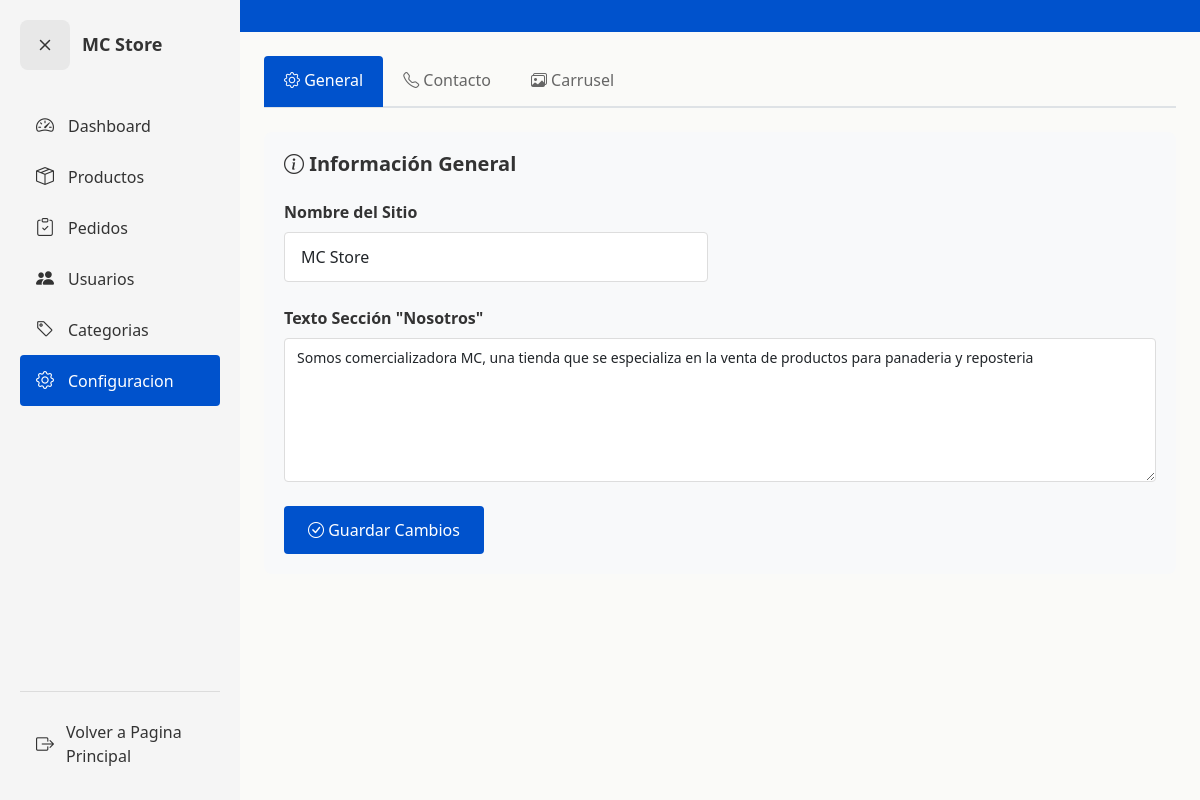
/pages/admin/configuracion.php (signed in), run on the app's committed database.
### tables this page shows
CREATE TABLE `configuraciones` (
  `id` int(11) NOT NULL AUTO_INCREMENT,
  `nombre_sitio` varchar(100) NOT NULL DEFAULT 'MC Store',
  `logo_url` varchar(255) NOT NULL DEFAULT 'pages/img/logo-mcstore.png',
  `color_primario` varchar(10) NOT NULL DEFAULT '#0066CC',
  `color_secundario` varchar(10) NOT NULL DEFAULT '#333333',
  `color_encabezado` varchar(10) NOT NULL DEFAULT '#FFFFFF',
  `color_texto` varchar(10) NOT NULL DEFAULT '#000000',
  `texto_nosotros` longtext,
  `direccion` varchar(255) DEFAULT NULL,
  `telefono` varchar(20) DEFAULT NULL,
  `email` varchar(100) DEFAULT NULL,
  `horarios` text,
  `facebook` varchar(255) DEFAULT NULL,
  `instagram` varchar(255) DEFAULT NULL,
  `whatsapp` varchar(20) DEFAULT NULL,
  `fecha_actualizacion` timestamp NOT NULL DEFAULT CURRENT_TIMESTAMP ON UPDATE CURRENT_TIMESTAMP,
  PRIMARY KEY (`id`)
);

### pages/admin/functions/f_configuracion.php (called while the page is built, shortened)
<?php
require_once __DIR__ . '/../../../php/database.php';
function obtenerConfiguracion() {
    global $conexion;
    $sql = "SELECT * FROM configuraciones WHERE id = 1 LIMIT 1";
    $resultado = mysqli_query($conexion, $sql);
    return mysqli_fetch_assoc($resultado);
}
?>

### pages/admin/configuracion.php (shortened to what this page needs)
<?php
require_once '../functions/f_login.php';
require_once 'functions/f_configuracion.php';
$config = obtenerConfiguracion();
?>
<!DOCTYPE html>
<html lang="es">
<head>
    <link href="https://cdn.jsdelivr.net/npm/bootstrap@5.3.0/dist/css/bootstrap.min.css" rel="stylesheet">
    <link href="https://cdn.jsdelivr.net/npm/bootstrap-icons@1.10.0/font/bootstrap-icons.css" rel="stylesheet">
    <link rel="stylesheet" href="css/admin_style.css">
</head>
<body>
    <div class="admin-container">
        <aside class="sidebar">
            <div class="sidebar-header">
                <div class="logo">
                    <i class="bi bi-x"></i>
                </div>
                <h3>MC Store</h3>
            </div>
            <nav class="sidebar-menu">
                <a href="admin_index.php" class="menu-item">
                    <i class="bi bi-speedometer2"></i>
                    <span>Dashboard</span>
                </a>
                <a href="gestion_de_productos.php" class="menu-item">
                    <i class="bi bi-box-seam"></i>
                    <span>Productos</span>
                </a>
                <a href="gestion_pedidos.php" class="menu-item">
                    <i class="bi bi-clipboard-check"></i>
                    <span>Pedidos</span>
                </a>
                <a href="gestion_de_usuarios.php" class="menu-item">
                    <i class="bi bi-people-fill"></i>
                    <span>Usuarios</span>
                </a>
                <a href="gestion_catalogo.php" class="menu-item">
                    <i class="bi bi-tag"></i>
                    <span>Categorias</span>
                </a>
                <a href="configuracion.php" class="menu-item active">
                    <i class="bi bi-gear"></i>
                    <span>Configuracion</span>
                </a>
            </nav>
            <div class="sidebar-footer">
                <a href="../../index.php" class="menu-item">
                    <i class="bi bi-box-arrow-right"></i>
                    <span>Volver a Pagina Principal</span>
                </a>
            </div>
        </aside>
        <main class="main-content">
            <header class="top-bar">
            </header>
            <div class="content">
                <ul class="nav nav-tabs" role="tablist">
                    <li class="nav-item" role="presentation">
                        <button class="nav-link active" id="general-tab" data-bs-toggle="tab" data-bs-target="#general" type="button" role="tab">
                            <i class="bi bi-gear"></i> General
                        </button>
                    </li>
                    <li class="nav-item" role="presentation">
                        <button class="nav-link" id="contacto-tab" data-bs-toggle="tab" data-bs-target="#contacto" type="button" role="tab">
                            <i class="bi bi-telephone"></i> Contacto
                        </button>
                    </li>
                    <li class="nav-item" role="presentation">
                        <button class="nav-link" id="carrusel-tab" data-bs-toggle="tab" data-bs-target="#carrusel" type="button" role="tab">
                            <i class="bi bi-images"></i> Carrusel
                        </button>
                    </li>
                </ul>
                <div class="tab-content">
                    <div class="tab-pane fade show active" id="general" role="tabpanel">
                        <form method="POST" enctype="multipart/form-data">
                            <div class="form-section">
                                <h5 class="mb-4"><i class="bi bi-info-circle"></i> Información General</h5>
                                <div class="row mb-4">
                                    <div class="col-md-6">
                                        <label for="nombre_sitio" class="form-label fw-bold">Nombre del Sitio</label>
                                        <input type="text" class="form-control form-control-lg" id="nombre_sitio" name="nombre_sitio" value="<?php echo htmlspecialchars($config['nombre_sitio']); ?>" required>
                                    </div>
                                </div>
                                <div class="row mb-4">
                                    <div class="col-12">
                                        <label for="texto_nosotros" class="form-label fw-bold">Texto Sección "Nosotros"</label>
                                        <textarea class="form-control" id="texto_nosotros" name="texto_nosotros" rows="6"><?php echo htmlspecialchars($config['texto_nosotros']); ?></textarea>
                                    </div>
                                </div>
                                <button type="submit" name="actualizar_config" class="btn btn-primary btn-lg">
                                    <i class="bi bi-check-circle"></i> Guardar Cambios
                                </button>
                            </div>
                        </form>
                    </div>
                </div>
            </div>
        </main>
    </div>
</body>
</html>

### pages/admin/css/admin_style.css (style rules this page uses)
* { margin: 0; padding: 0; box-sizing: border-box; }
:root { --primary-color: #0052cc; --sidebar-bg: #f5f5f5; --sidebar-text: #333; --topbar-bg: #0052cc; --card-bg: #ffffff; --text-primary: #333; }
body { font-family: 'Segoe UI', Tahoma, Geneva, Verdana, sans-serif; background-color: #fafaf8; }
.admin-container { display: flex; height: 100vh; overflow: hidden; }
.sidebar { width: 240px; background-color: var(--sidebar-bg); color: var(--sidebar-text); display: flex; flex-direction: column; padding: 20px; overflow-y: auto; box-shadow: 2px 0 5px rgba(0, 0, 0, 0.1); }
.sidebar-header { display: flex; align-items: center; gap: 12px; margin-bottom: 30px; }
.sidebar-header .logo { width: 50px; height: 50px; background-color: #e8e8e8; border-radius: 8px; display: flex; align-items: center; justify-content: center; font-size: 24px; font-weight: bold; color: var(--sidebar-text); }
.sidebar-header h3 { font-size: 18px; font-weight: 600; margin: 0; color: var(--sidebar-text); }
.sidebar-menu { flex: 1; display: flex; flex-direction: column; gap: 0; }
.menu-item { display: flex; align-items: center; gap: 12px; padding: 12px 16px; color: var(--sidebar-text); text-decoration: none; border-radius: 4px; transition: all 0.3s ease; font-weight: 500; }
.menu-item.active { background-color: var(--primary-color); color: white; }
.menu-item i { font-size: 18px; width: 20px; }
.sidebar-footer { margin-top: auto; border-top: 1px solid rgba(0, 0, 0, 0.1); padding-top: 16px; }
.main-content { flex: 1; display: flex; flex-direction: column; overflow: hidden; }
.top-bar { background-color: var(--topbar-bg); padding: 16px 24px; display: flex; justify-content: space-between; align-items: center; box-shadow: 0 2px 4px rgba(0, 0, 0, 0.1); }
.content { flex: 1; overflow-y: auto; padding: 24px; background-color: #fafaf8; }
.nav-tabs { border-bottom: 2px solid #dee2e6; margin-bottom: 24px; }
.nav-tabs .nav-link { color: #666; border: none; border-bottom: 3px solid transparent; padding: 12px 20px; font-weight: 500; transition: all 0.3s ease; }
.nav-tabs .nav-link.active { color: white; background-color: var(--primary-color); border-bottom-color: var(--primary-color); border-radius: 4px 4px 0 0; }
.form-section { background: #f8f9fa; padding: 20px; border-radius: 8px; margin-bottom: 20px; }
.form-section h5 { color: var(--text-primary); font-weight: 600; margin-bottom: 16px; }
.form-label { font-weight: 500; color: var(--text-primary); }
.form-control, .form-select { border: 1px solid #ddd; border-radius: 4px; padding: 8px 12px; font-size: 14px; transition: all 0.3s ease; }
.form-control-lg { padding: 12px 16px; font-size: 16px; }
.btn { border: none; border-radius: 4px; padding: 10px 20px; font-weight: 500; transition: all 0.3s ease; }
.btn-primary { background-color: var(--primary-color); color: white; }
.btn-lg { padding: 12px 24px; font-size: 16px; }

### pages/admin/configuracion.php (style rules this page uses)
.main-content .content { padding: 24px; }
.tab-content { margin-top: 20px; }
.form-section { background: #f8f9fa; padding: 20px; border-radius: 8px; margin-bottom: 20px; }

### data on the page
configuraciones: nombre_sitio "MC Store", texto_nosotros "Somos comercializadora MC, una tienda que se especializa en la venta de productos para panaderia y reposteria"
